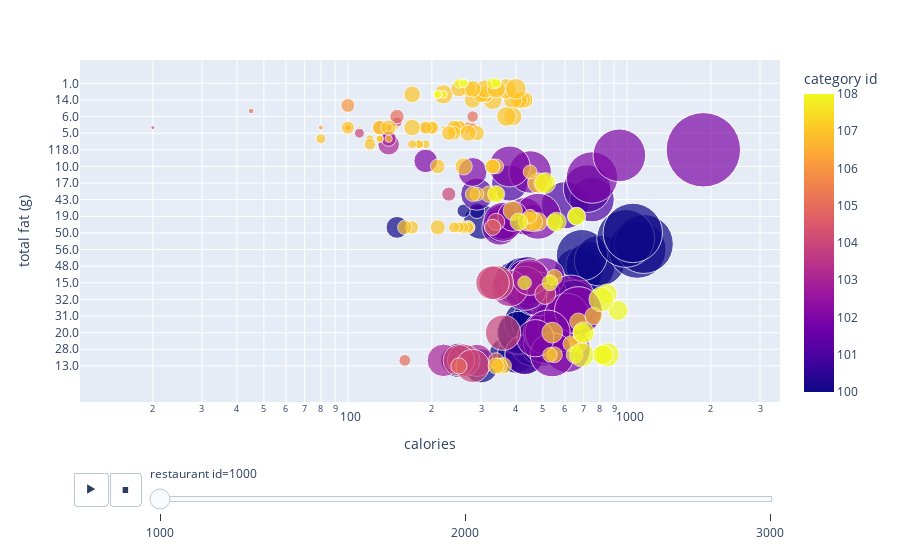

This figure's notebook cell:
### Markdown cell above
# 7. watch video, animate data.

### Code cell
import pandas as pd
import plotly.express as px

url = "https://raw.githubusercontent.com/manuelamc14/fast-food-Nutritional-Database/main/Tables/nutrition.csv"
df = pd.read_csv(url)

# Drop rows with NaN values in the relevant columns
df_cleaned = df.dropna(subset=["calories", "total fat (g)", "sodium (mg)", "category id"])

# Create a scatter plot
fig = px.scatter(df_cleaned, 
                 x="calories", 
                 y="total fat (g)", 
                 animation_frame="restaurant id",
                 animation_group="item id", 
                 size="sodium (mg)", 
                 color="category id",
                 hover_name="item id", 
                 log_x=True, 
                 size_max=55)
fig.show()

### Figure 1 — Plotly figure (JSON) as saved in the notebook; plotly's stock layout.template omitted (floating-point values rounded to 4 significant figures; data arrays with more than 128 entries replaced by an {"elided": "..."} marker saying what was removed)
{"data": [{"hovertemplate": "<b>%{hovertext}</b><br><br>restaurant id=1000<br>calories=%{x}<br>total fat (g)=%{y}<br>sodium (mg)=%{marker.size}<br>category id=%{marker.color}<extra></extra>", "hovertext": {"elided": "260 int values"}, "ids": {"elided": "260 int values"}, "legendgroup": "", "marker": {"color": {"elided": "260 int values"}, "coloraxis": "coloraxis", "size": {"elided": "260 int values"}, "sizemode": "area", "sizeref": 1.299, "symbol": "circle"}, "mode": "markers", "name": "", "orientation": "h", "showlegend": false, "type": "scatter", "x": {"elided": "260 int values"}, "xaxis": "x", "y": {"elided": "260 str values"}, "yaxis": "y"}], "layout": {"coloraxis": {"colorbar": {"title": {"text": "category id"}}, "colorscale": [[0, "#0d0887"], [0.1111, "#46039f"], [0.2222, "#7201a8"], [0.3333, "#9c179e"], [0.4444, "#bd3786"], [0.5556, "#d8576b"], [0.6667, "#ed7953"], [0.7778, "#fb9f3a"], [0.8889, "#fdca26"], [1, "#f0f921"]]}, "legend": {"itemsizing": "constant", "tracegroupgap": 0}, "margin": {"t": 60}, "sliders": [{"active": 0, "currentvalue": {"prefix": "restaurant id="}, "len": 0.9, "pad": {"b": 10, "t": 60}, "steps": [{"args": [["1000"], {"frame": {"duration": 0, "redraw": false}, "fromcurrent": true, "mode": "immediate", "transition": {"duration": 0, "easing": "linear"}}], "label": "1000", "method": "animate"}, {"args": [["2000"], {"frame": {"duration": 0, "redraw": false}, "fromcurrent": true, "mode": "immediate", "transition": {"duration": 0, "easing": "linear"}}], "label": "2000", "method": "animate"}, {"args": [["3000"], {"frame": {"duration": 0, "redraw": false}, "fromcurrent": true, "mode": "immediate", "transition": {"duration": 0, "easing": "linear"}}], "label": "3000", "method": "animate"}], "x": 0.1, "xanchor": "left", "y": 0, "yanchor": "top"}], "updatemenus": [{"buttons": [{"args": [null, {"frame": {"duration": 500, "redraw": false}, "fromcurrent": true, "mode": "immediate", "transition": {"duration": 500, "easing": "linear"}}], "label": "&#9654;", "method": "animate"}, {"args": [[null], {"frame": {"duration": 0, "redraw": false}, "fromcurrent": true, "mode": "immediate", "transition": {"duration": 0, "easing": "linear"}}], "label": "&#9724;", "method": "animate"}], "direction": "left", "pad": {"r": 10, "t": 70}, "showactive": false, "type": "buttons", "x": 0.1, "xanchor": "right", "y": 0, "yanchor": "top"}], "xaxis": {"anchor": "y", "domain": [0, 1], "title": {"text": "calories"}, "type": "log"}, "yaxis": {"anchor": "x", "domain": [0, 1], "title": {"text": "total fat (g)"}}}}
